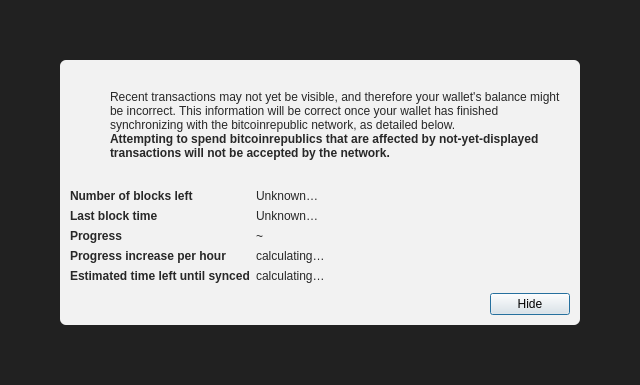
<?xml version="1.0" encoding="UTF-8"?>
<ui version="4.0">
 <class>ModalOverlay</class>
 <widget class="QWidget" name="ModalOverlay">
  <property name="geometry">
   <rect>
    <x>0</x>
    <y>0</y>
    <width>640</width>
    <height>385</height>
   </rect>
  </property>
  <property name="windowTitle">
   <string>Form</string>
  </property>
  <layout class="QVBoxLayout" name="verticalLayout" stretch="0">
   <property name="sizeConstraint">
    <enum>QLayout::SetDefaultConstraint</enum>
   </property>
   <property name="leftMargin">
    <number>0</number>
   </property>
   <property name="topMargin">
    <number>0</number>
   </property>
   <property name="rightMargin">
    <number>0</number>
   </property>
   <property name="bottomMargin">
    <number>0</number>
   </property>
   <item>
    <widget class="QWidget" name="bgWidget" native="true">
     <property name="styleSheet">
      <string notr="true">#bgWidget { background: rgba(0,0,0,220); }</string>
     </property>
     <layout class="QVBoxLayout" name="verticalLayoutMain" stretch="1">
      <property name="leftMargin">
       <number>60</number>
      </property>
      <property name="topMargin">
       <number>60</number>
      </property>
      <property name="rightMargin">
       <number>60</number>
      </property>
      <property name="bottomMargin">
       <number>60</number>
      </property>
      <item>
       <widget class="QWidget" name="contentWidget" native="true">
        <property name="styleSheet">
         <string notr="true">#contentWidget { background: rgba(255,255,255,240); border-radius: 6px; }

QLabel { color: rgb(40,40,40);  }</string>
        </property>
        <layout class="QVBoxLayout" name="verticalLayoutSub" stretch="1,0,0,0">
         <property name="spacing">
          <number>0</number>
         </property>
         <property name="leftMargin">
          <number>10</number>
         </property>
         <property name="topMargin">
          <number>10</number>
         </property>
         <property name="rightMargin">
          <number>10</number>
         </property>
         <property name="bottomMargin">
          <number>10</number>
         </property>
         <item>
          <layout class="QHBoxLayout" name="horizontalLayoutIconText" stretch="0,1">
           <property name="topMargin">
            <number>20</number>
           </property>
           <item>
            <layout class="QVBoxLayout" name="verticalLayoutIcon">
             <property name="leftMargin">
              <number>0</number>
             </property>
             <item>
              <widget class="QPushButton" name="warningIcon">
               <property name="enabled">
                <bool>false</bool>
               </property>
               <property name="text">
                <string/>
               </property>
               <property name="icon">
                <iconset>
                 <normaloff>:/icons/warning</normaloff>
                 <disabledoff>:/icons/warning</disabledoff>:/icons/warning</iconset>
               </property>
               <property name="iconSize">
                <size>
                 <width>48</width>
                 <height>48</height>
                </size>
               </property>
               <property name="flat">
                <bool>true</bool>
               </property>
              </widget>
             </item>
             <item>
              <spacer name="verticalSpacerWarningIcon">
               <property name="orientation">
                <enum>Qt::Vertical</enum>
               </property>
               <property name="sizeHint" stdset="0">
                <size>
                 <width>20</width>
                 <height>40</height>
                </size>
               </property>
              </spacer>
             </item>
            </layout>
           </item>
           <item>
            <layout class="QVBoxLayout" name="verticalLayoutInfoText">
             <property name="leftMargin">
              <number>0</number>
             </property>
             <property name="topMargin">
              <number>0</number>
             </property>
             <item>
              <widget class="QLabel" name="infoText">
               <property name="text">
                <string>Recent transactions may not yet be visible, and therefore your wallet's balance might be incorrect. This information will be correct once your wallet has finished synchronizing with the bitcoinrepublic network, as detailed below.</string>
               </property>
               <property name="textFormat">
                <enum>Qt::RichText</enum>
               </property>
               <property name="wordWrap">
                <bool>true</bool>
               </property>
              </widget>
             </item>
             <item>
              <widget class="QLabel" name="infoTextStrong">
               <property name="font">
                <font>
                 <weight>75</weight>
                 <bold>true</bold>
                </font>
               </property>
               <property name="text">
                <string>Attempting to spend bitcoinrepublics that are affected by not-yet-displayed transactions will not be accepted by the network.</string>
               </property>
               <property name="textFormat">
                <enum>Qt::RichText</enum>
               </property>
               <property name="wordWrap">
                <bool>true</bool>
               </property>
              </widget>
             </item>
             <item>
              <spacer name="verticalSpacerInTextSpace">
               <property name="orientation">
                <enum>Qt::Vertical</enum>
               </property>
               <property name="sizeHint" stdset="0">
                <size>
                 <width>20</width>
                 <height>40</height>
                </size>
               </property>
              </spacer>
             </item>
            </layout>
           </item>
          </layout>
         </item>
         <item>
          <spacer name="verticalSpacerAfterText">
           <property name="orientation">
            <enum>Qt::Vertical</enum>
           </property>
           <property name="sizeHint" stdset="0">
            <size>
             <width>20</width>
             <height>40</height>
            </size>
           </property>
          </spacer>
         </item>
         <item>
          <layout class="QFormLayout" name="formLayout">
           <property name="fieldGrowthPolicy">
            <enum>QFormLayout::FieldsStayAtSizeHint</enum>
           </property>
           <property name="horizontalSpacing">
            <number>6</number>
           </property>
           <property name="verticalSpacing">
            <number>6</number>
           </property>
           <property name="topMargin">
            <number>10</number>
           </property>
           <item row="0" column="0">
            <widget class="QLabel" name="labelNumberOfBlocksLeft">
             <property name="font">
              <font>
               <weight>75</weight>
               <bold>true</bold>
              </font>
             </property>
             <property name="text">
              <string>Number of blocks left</string>
             </property>
            </widget>
           </item>
           <item row="0" column="1">
            <widget class="QLabel" name="numberOfBlocksLeft">
             <property name="text">
              <string>Unknown…</string>
             </property>
            </widget>
           </item>
           <item row="1" column="0">
            <widget class="QLabel" name="labelLastBlockTime">
             <property name="font">
              <font>
               <weight>75</weight>
               <bold>true</bold>
              </font>
             </property>
             <property name="text">
              <string>Last block time</string>
             </property>
            </widget>
           </item>
           <item row="1" column="1">
            <widget class="QLabel" name="newestBlockDate">
             <property name="sizePolicy">
              <sizepolicy hsizetype="Maximum" vsizetype="Preferred">
               <horstretch>0</horstretch>
               <verstretch>0</verstretch>
              </sizepolicy>
             </property>
             <property name="text">
              <string>Unknown…</string>
             </property>
            </widget>
           </item>
           <item row="2" column="0">
            <widget class="QLabel" name="labelSyncDone">
             <property name="font">
              <font>
               <weight>75</weight>
               <bold>true</bold>
              </font>
             </property>
             <property name="text">
              <string>Progress</string>
             </property>
            </widget>
           </item>
           <item row="2" column="1">
            <layout class="QHBoxLayout" name="horizontalLayoutSync" stretch="0,1">
             <item>
              <widget class="QLabel" name="percentageProgress">
               <property name="text">
                <string notr="true">~</string>
               </property>
              </widget>
             </item>
            </layout>
           </item>
           <item row="4" column="0">
            <widget class="QLabel" name="labelProgressIncrease">
             <property name="font">
              <font>
               <weight>75</weight>
               <bold>true</bold>
              </font>
             </property>
             <property name="text">
              <string>Progress increase per hour</string>
             </property>
            </widget>
           </item>
           <item row="4" column="1">
            <widget class="QLabel" name="progressIncreasePerH">
             <property name="text">
              <string>calculating…</string>
             </property>
            </widget>
           </item>
           <item row="5" column="0">
            <widget class="QLabel" name="labelEstimatedTimeLeft">
             <property name="font">
              <font>
               <weight>75</weight>
               <bold>true</bold>
              </font>
             </property>
             <property name="text">
              <string>Estimated time left until synced</string>
             </property>
            </widget>
           </item>
           <item row="5" column="1">
            <widget class="QLabel" name="expectedTimeLeft">
             <property name="text">
              <string>calculating…</string>
             </property>
            </widget>
           </item>
          </layout>
         </item>
         <item>
          <layout class="QHBoxLayout" name="horizontalLayoutButtons">
           <property name="leftMargin">
            <number>10</number>
           </property>
           <property name="topMargin">
            <number>10</number>
           </property>
           <item>
            <spacer name="horizontalSpacer">
             <property name="orientation">
              <enum>Qt::Horizontal</enum>
             </property>
             <property name="sizeHint" stdset="0">
              <size>
               <width>40</width>
               <height>20</height>
              </size>
             </property>
            </spacer>
           </item>
           <item>
            <widget class="QPushButton" name="closeButton">
             <property name="text">
              <string>Hide</string>
             </property>
             <property name="shortcut">
              <string>Esc</string>
             </property>
             <property name="focusPolicy">
              <enum>Qt::StrongFocus</enum>
             </property>
             <property name="default">
              <bool>true</bool>
             </property>
            </widget>
           </item>
          </layout>
         </item>
        </layout>
       </widget>
      </item>
     </layout>
    </widget>
   </item>
  </layout>
 </widget>
 <resources/>
 <connections/>
</ui>
